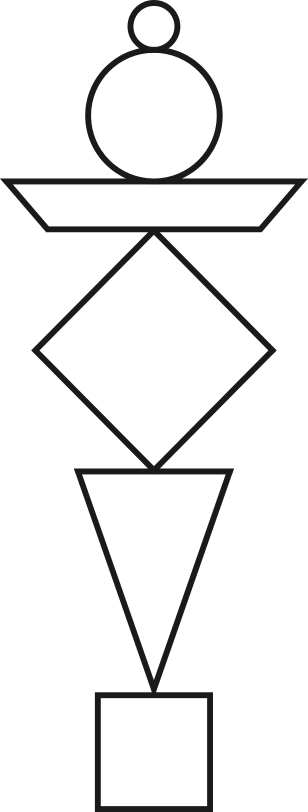
#> input picture archive/v1_visual_recognition/assets/image.png, 615 x 1624 px, found by its file name (shown at 1/2 size); its folder holds only this picture in this run
$ python test_detection.py
#> lines starting #> are read from the running program, lines starting #| are printed output that depends on the picture; after the words box and inside, x2 and y2 are one past the last pixel; in counts of white or black regions, pixels touching at a corner belong together
### archive/v1_visual_recognition/src/capture.py
"""
Webcam capture and frame preprocessing module.
Handles video input and prepares frames for shape detection.
"""
import cv2
import numpy as np
from config import config


class CameraCapture:
    """Handles webcam capture and frame preprocessing"""

    def __init__(self):
        """Initialize camera capture"""
        self.cap = None
        self.background_subtractor = None

        if config.BACKGROUND_SUBTRACTION:
            self.background_subtractor = cv2.createBackgroundSubtractorMOG2(
                history=500, varThreshold=16, detectShadows=True
            )

    # [50 lines left out: functions start, read_frame, not called in this run]

    def preprocess_frame(self, frame):
        """
        Preprocess frame for shape detection

        Args:
            frame: Input frame from camera

        Returns:
            dict: Dictionary containing processed frames:
                - 'original': Original frame
                - 'blurred': Gaussian blurred frame
                - 'gray': Grayscale frame
                - 'edges': Canny edge detection
                - 'fg_mask': Foreground mask (if background subtraction enabled)
        """
        processed = {'original': frame}

        # Gaussian blur to reduce noise
        blurred = cv2.GaussianBlur(frame, config.GAUSSIAN_BLUR_KERNEL, 0)
        processed['blurred'] = blurred

        # Convert to grayscale
        gray = cv2.cvtColor(blurred, cv2.COLOR_BGR2GRAY)
        processed['gray'] = gray

        # Edge detection
        edges = cv2.Canny(gray, config.CANNY_THRESHOLD1, config.CANNY_THRESHOLD2)
        processed['edges'] = edges

        # Background subtraction (if enabled)
        if self.background_subtractor is not None:
            fg_mask = self.background_subtractor.apply(frame)
            processed['fg_mask'] = fg_mask

        return processed

    # [27 lines left out: functions release, test_camera, not called in this run]


# [2 lines that do not run on import are left out]

### archive/v1_visual_recognition/src/detection.py
"""
Shape detection module using OpenCV.
Identifies regions of interest (ROIs) containing potential shapes.
"""
import cv2
import numpy as np
from config import config


class ShapeDetector:
    """Detects shapes in preprocessed frames using contour analysis"""

    def __init__(self):
        """Initialize shape detector"""
        pass

    # [33 lines left out: function detect_stick, not called in this run]

    def find_shape_contours(self, processed_frames):
        """
        Find contours that likely represent shapes

        Args:
            processed_frames: Dictionary from capture.preprocess_frame()

        Returns:
            list: List of contours representing potential shapes
        """
        edges = processed_frames['edges']

        # Find all contours
        contours, _ = cv2.findContours(edges, cv2.RETR_EXTERNAL, cv2.CHAIN_APPROX_SIMPLE)

        # Filter contours by area
        valid_contours = []
        for contour in contours:
            area = cv2.contourArea(contour)
            if area >= config.MIN_CONTOUR_AREA:
                valid_contours.append(contour)

        return valid_contours

    def extract_rois(self, frame, contours, max_shapes=None):
        """
        Extract regions of interest (ROIs) from detected contours

        Args:
            frame: Original frame
            contours: List of contours
            max_shapes: Maximum number of shapes to extract

        Returns:
            list: List of dictionaries with 'roi', 'bbox', 'center' for each shape
        """
        if max_shapes is None:
            max_shapes = config.MAX_SHAPES

        # Sort contours by area (largest first)
        contours = sorted(contours, key=cv2.contourArea, reverse=True)[:max_shapes]

        rois = []
        for contour in contours:
            # Get bounding box
            x, y, w, h = cv2.boundingRect(contour)

            # Extract ROI
            roi = frame[y:y+h, x:x+w]

            # Calculate center
            M = cv2.moments(contour)
            if M['m00'] != 0:
                cx = int(M['m10'] / M['m00'])
                cy = int(M['m01'] / M['m00'])
            else:
                cx, cy = x + w // 2, y + h // 2

            rois.append({
                'roi': roi,
                'bbox': (x, y, w, h),
                'center': (cx, cy),
                'contour': contour
            })

        # Sort by vertical position (top to bottom)
        rois.sort(key=lambda r: r['center'][1])

        return rois

    def analyze_shape_geometry(self, contour):
        """
        Analyze geometric properties of a contour

        Args:
            contour: OpenCV contour

        Returns:
            dict: Geometric features (circularity, aspect_ratio, corners, etc.)
        """
        area = cv2.contourArea(contour)
        perimeter = cv2.arcLength(contour, True)

        # Circularity (1.0 = perfect circle)
        circularity = 4 * np.pi * area / (perimeter * perimeter) if perimeter > 0 else 0

        # Bounding box aspect ratio
        x, y, w, h = cv2.boundingRect(contour)
        aspect_ratio = float(w) / h if h > 0 else 0

        # Approximate polygon to count corners
        epsilon = 0.04 * perimeter
        approx = cv2.approxPolyDP(contour, epsilon, True)
        corners = len(approx)

        return {
            'area': area,
            'perimeter': perimeter,
            'circularity': circularity,
            'aspect_ratio': aspect_ratio,
            'corners': corners
        }


# [3 lines that do not run on import are left out]

### archive/v1_visual_recognition/config/__init__.py
"""
Configuration loader that automatically selects the appropriate config
based on the FIGURINE_ENV environment variable.

Usage:
    from config import config

    # Access configuration
    print(config.CAMERA_WIDTH)
    print(config.DEBUG)
"""
import os
import sys

from .base_config import BaseConfig
from .dev_config import DevConfig
from .pi_config import PiConfig


def get_config():
    """
    Load configuration based on FIGURINE_ENV environment variable.

    Returns:
        Configuration class instance (DevConfig or PiConfig)

    Raises:
        ValueError: If FIGURINE_ENV is set to an invalid value
    """
    env = os.getenv('FIGURINE_ENV', 'dev').lower()

    config_map = {
        'dev': DevConfig,
        'development': DevConfig,
        'pi': PiConfig,
        'raspberry': PiConfig,
        'production': PiConfig,
    }

    config_class = config_map.get(env)

    if config_class is None:
        print(f"Warning: Invalid FIGURINE_ENV '{env}'. Valid options: {', '.join(config_map.keys())}")
        print("Defaulting to DevConfig")
        config_class = DevConfig

    return config_class()


# Global configuration instance
config = get_config()

# Print loaded configuration on import (helpful for debugging)
# [3 lines that do not run on import are left out]

### archive/v1_visual_recognition/test_detection.py
#!/usr/bin/env python3
"""
Test script to analyze figurine images and detect individual shapes.
"""
import sys
import os
sys.path.insert(0, '/app')

import cv2
import numpy as np
from src.detection import ShapeDetector
from src.capture import CameraCapture


def test_image_detection(image_path):
    """Test shape detection on a single image"""
    print(f"\n{'='*60}")
    print(f"Testing: {image_path}")
    print(f"{'='*60}")

    # Load image
    img = cv2.imread(image_path)
    if img is None:
        print(f"ERROR: Could not load image {image_path}")
        return

    print(f"✓ Image loaded: {img.shape} (H x W x C)")

    # Preprocess
    camera = CameraCapture()
    processed = camera.preprocess_frame(img)
    print(f"✓ Preprocessing complete: {len(processed)} outputs generated")

    # Detect shapes
    detector = ShapeDetector()
    contours = detector.find_shape_contours(processed)
    print(f"✓ Found {len(contours)} contours")

    # Extract ROIs
    rois = detector.extract_rois(img, contours)
    print(f"✓ Extracted {len(rois)} potential shapes")

    # Analyze each shape
    for i, roi_data in enumerate(rois):
        features = detector.analyze_shape_geometry(roi_data['contour'])
        print(f"\nShape #{i+1}:")
        print(f"  Position: {roi_data['center']}")
        print(f"  BBox: {roi_data['bbox']}")
        print(f"  Area: {features['area']:.0f} pixels")
        print(f"  Circularity: {features['circularity']:.2f} (1.0 = perfect circle)")
        print(f"  Aspect Ratio: {features['aspect_ratio']:.2f}")
        print(f"  Corners: {features['corners']}")

        # Simple shape guess based on geometry
        if features['circularity'] > 0.8:
            guess = "sphere/ball"
        elif features['corners'] == 4 and 0.9 < features['aspect_ratio'] < 1.1:
            guess = "cube/square"
        elif features['corners'] == 4:
            guess = "rectangle/cylinder"
        elif features['corners'] == 3:
            guess = "triangle/pyramid"
        else:
            guess = "unknown"
        print(f"  Geometric guess: {guess}")

    # Save annotated image
    output_img = img.copy()
    for i, roi_data in enumerate(rois):
        x, y, w, h = roi_data['bbox']
        cv2.rectangle(output_img, (x, y), (x+w, y+h), (0, 255, 0), 2)
        cv2.putText(output_img, f"#{i+1}", (x, y-10),
                   cv2.FONT_HERSHEY_SIMPLEX, 0.6, (0, 255, 0), 2)

    output_path = image_path.replace('.jpeg', '_detected.jpeg').replace('.jpg', '_detected.jpg')
    cv2.imwrite(output_path, output_img)
    print(f"\n✓ Annotated image saved to: {output_path}")


def main():
    """Test all images in assets folder"""
    assets_dir = '/app/assets'

    if not os.path.exists(assets_dir):
        print(f"ERROR: Assets directory not found: {assets_dir}")
        return 1

    # Find all image files
    image_files = [f for f in os.listdir(assets_dir)
                   if f.endswith(('.jpeg', '.jpg', '.png'))]

    if not image_files:
        print(f"No images found in {assets_dir}")
        return 1

    print(f"Found {len(image_files)} images to process")

    # Process each image
    for img_file in sorted(image_files):
        if '_detected' not in img_file:  # Skip already processed images
            img_path = os.path.join(assets_dir, img_file)
            try:
                test_image_detection(img_path)
#> in test_image_detection, img is the input picture: shape (1624, 615, 3); min 26, max 255, mean 239.5
#| ✓ Image loaded: (1624, 615, 3) (H x W x C)
#> in preprocess_frame, `edges = cv2.Canny(gray, config.CANNY_THRESHOLD1, config.CANNY_THRESHOL..`:
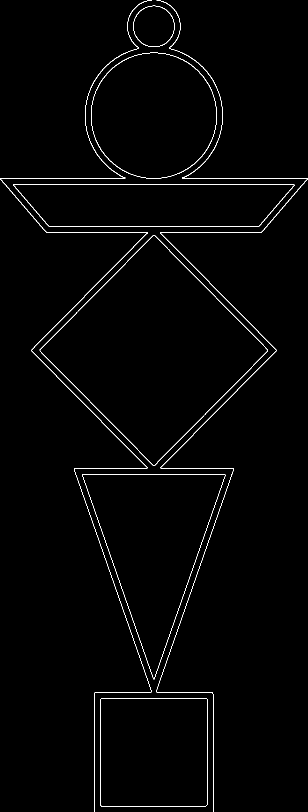
#> edges: shape (1624, 615) (shown at 1/2 size); 1.2% white in thin lines or dots
#> in preprocess_frame, `fg_mask = self.background_subtractor.apply(frame)`: fg_mask: shape (1624, 615); every value is 127
#> in test_image_detection, `processed = camera.preprocess_frame(img)`: processed = 5 items
#| ✓ Preprocessing complete: 5 outputs generated
#> in find_shape_contours, `contours, _ = cv2.findContours(edges, cv2.RETR_EXTERNAL, cv2.CHAIN_APP..`: contours = 16 contours, 2 with area under 20; largest, box (x1, y1, x2, y2) and area: (79, 470, 536, 932) 106362, (164, 948, 451, 1359) 59161, (182, 105, 434, 357) 49690, (201, 1396, 415, 1613) 46000, (27, 368, 589, 453) 41466
#> the loop in find_shape_contours, `for contour in contours:` made 16 passes
#> area on passes 1, 2, 3, 4, 5, 6, 7, 8, 11, 12, 13, 14: 46000.5, 59161, 106362, 465.5, 464.5, 41465.5, 91, 91, 49689.5, 113, 114, 5303.5
#> after the loop in find_shape_contours, `for contour in contours:`: valid_contours = 8 contours; box (x1, y1, x2, y2) and area: (79, 470, 536, 932) 106362, (164, 948, 451, 1359) 59161, (182, 105, 434, 357) 49690, (201, 1396, 415, 1613) 46000, (27, 368, 589, 453) 41466, (266, 11, 349, 94) 5304, (312, 466, 553, 1624) 466, (63, 466, 304, 1624) 464
#> in test_image_detection, `contours = detector.find_shape_contours(processed)`: contours has the same summary as valid_contours in find_shape_contours
#| ✓ Found 8 contours
#> in extract_rois, `contours = sorted(contours, key=cv2.contourArea, reverse=True)[:max_sh..`: contours = 6 contours; box (x1, y1, x2, y2) and area: (79, 470, 536, 932) 106362, (164, 948, 451, 1359) 59161, (182, 105, 434, 357) 49690, (201, 1396, 415, 1613) 46000, (27, 368, 589, 453) 41466, (266, 11, 349, 94) 5304
#> the loop in extract_rois, `for contour in contours:` made 6 passes
#> (x, y, w, h, cy) on passes 1 to 6: (79, 470, 457, 462, 700), (164, 948, 287, 411, 1085), (182, 105, 252, 252, 230), (201, 1396, 214, 217, 1503), (27, 368, 562, 85, 407), (266, 11, 83, 83, 52)
#> pass 1, in extract_rois, `roi = frame[y:y+h, x:x+w]`:
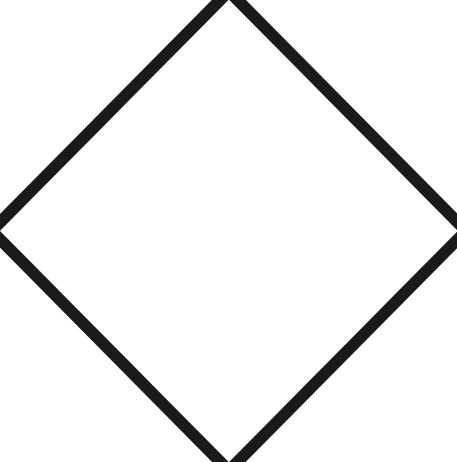
#> roi: shape (462, 457, 3); min 26, max 255, mean 239
#> pass 2, in extract_rois, `roi = frame[y:y+h, x:x+w]`:
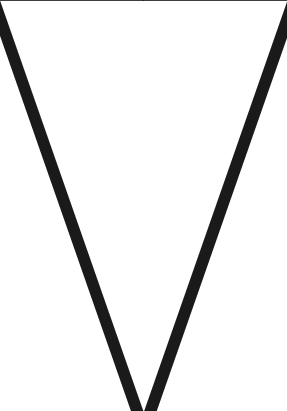
#> roi: shape (411, 287, 3); min 26, max 255, mean 235.5
#> pass 3, in extract_rois, `roi = frame[y:y+h, x:x+w]`:
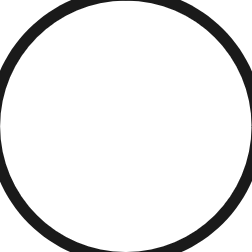
#> roi: shape (252, 252, 3); min 26, max 255, mean 231.9
#> after the loop in extract_rois, `for contour in contours:`: rois = 6 items
#| ✓ Extracted 6 potential shapes
#> the loop in test_image_detection, `for i, roi_data in enumerate(rois):` made 6 passes
#> (printed output is left out)
#> the loop in test_image_detection, `for i, roi_data in enumerate(rois):` made 6 passes
#> after the loop in test_image_detection, `for i, roi_data in enumerate(rois):`:
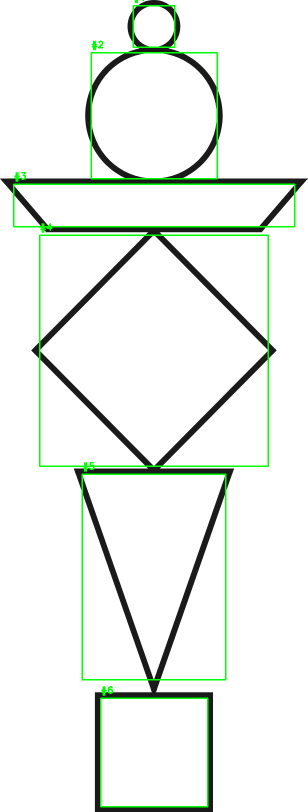
#> output_img: shape (1624, 615, 3) (shown at 1/2 size); 2.13% of pixels changed, all inside (x1, y1, x2, y2) = (26, 0, 591, 1615)
            except Exception as e:
                print(f"ERROR processing {img_file}: {e}")
                import traceback
                traceback.print_exc()

    print(f"\n{'='*60}")
    print("Processing complete!")
    print("Check assets/ folder for *_detected.jpeg files")
    print(f"{'='*60}")

    return 0


if __name__ == "__main__":
    sys.exit(main())
#> (the program exits here)
